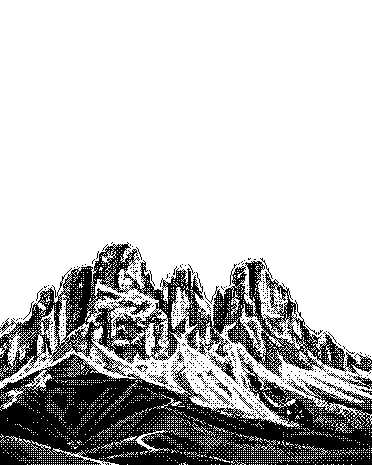
#> input picture mountains.png, 372 x 465 px
$ python outline_mountains.py
#> lines starting #> are read from the running program, lines starting #| are printed output that depends on the picture; after the words box and inside, x2 and y2 are one past the last pixel; in counts of white or black regions, pixels touching at a corner belong together
"""mountains.png 외곽 정리 2단계: 산 실루엣에 끊김 없는 흰 윤곽선 1칸 + 안쪽 검은 여백 1칸.

python outline_mountains.py [--preview 경로]   (clean_mountains.py 다음에 실행, mountains.png 덮어씀)
- 실루엣(알파)을 3x3 열기로 다듬어 1~2칸 돌기 제거
- 하늘과 맞닿은 실루엣 테두리 = 흰 선, 그 안쪽 한 칸 = 검정 → 외곽 디더 점이 드러나지 않음
"""
import argparse
import pathlib

import numpy as np
from PIL import Image
from scipy import ndimage as ndi

ap = argparse.ArgumentParser()
ap.add_argument("--preview", default="")
a = ap.parse_args()

p = pathlib.Path(__file__).resolve().parent.parent / "mountains.png"
rgba = np.array(Image.open(p).convert("RGBA"))
#> rgba is the input picture: shape (465, 372, 4); mean R, G, B, A 36.7, 36.7, 36.7, 96.7
body = rgba[..., 3] > 127
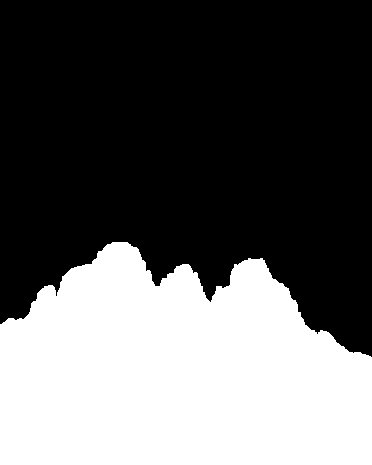
#> body: shape (465, 372) bool; 37.9% white; 1 white region, box (x1, y1, x2, y2) and area: (0, 242, 372, 465) 65574
white = (rgba[..., 0] > 127) & body
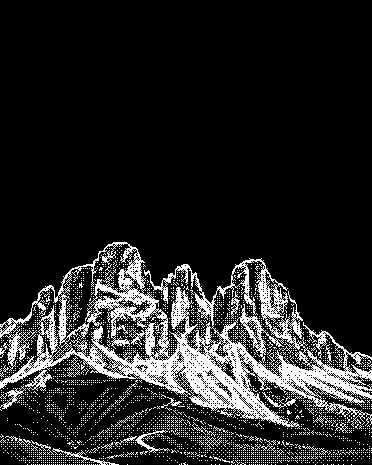
#> white: shape (465, 372) bool; 14.4% white in thin lines or dots, all inside (x1, y1, x2, y2) = (0, 242, 372, 465)
H, W = body.shape
#> H = 465; W = 372

# 캔버스 바깥(좌우·아래)은 산으로 간주해 테두리 선이 생기지 않게
pad = np.pad(body, 2, mode="edge")
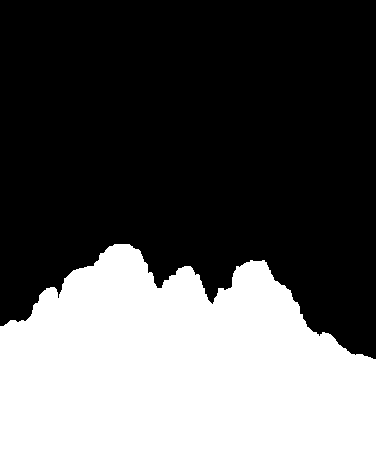
#> pad: shape (469, 376) bool; 37.9% white; 1 white region, box (x1, y1, x2, y2) and area: (0, 244, 376, 469) 66824
pad[:2, :] = False
pad = ndi.binary_opening(pad, structure=np.ones((3, 3)))
pad = ndi.binary_fill_holes(pad)
sky = ~pad
edge = pad & ndi.binary_dilation(sky, structure=np.ones((3, 3)))
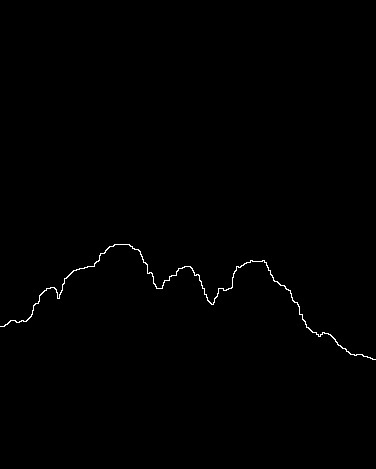
#> edge: shape (469, 376) bool; 0.43% white in thin lines or dots, all inside (x1, y1, x2, y2) = (0, 244, 376, 360)
gap = pad & ~edge & ndi.binary_dilation(edge, structure=np.ones((3, 3)))
#> gap: shape (469, 376) bool; 0.42% white in thin lines or dots, all inside (x1, y1, x2, y2) = (0, 245, 376, 361)
body2, edge, gap = (m[2:-2, 2:-2] for m in (pad, edge, gap))
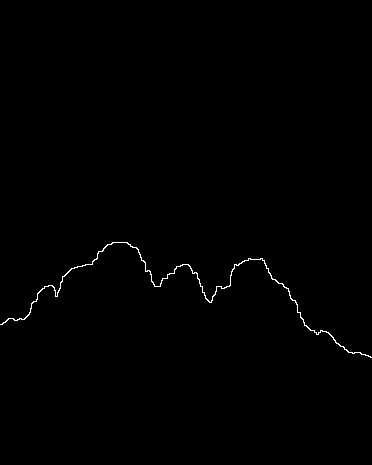
#> edge: shape (465, 372) bool; 0.43% white in thin lines or dots, all inside (x1, y1, x2, y2) = (0, 242, 372, 358)
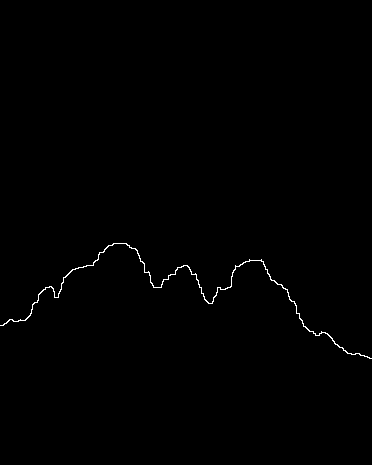
#> gap: shape (465, 372) bool; 0.43% white in thin lines or dots, all inside (x1, y1, x2, y2) = (0, 243, 372, 359)

new_white = (white & body2 & ~gap) | edge
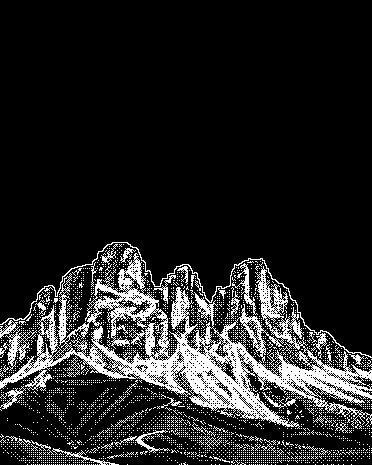
#> new_white: shape (465, 372) bool; 14.3% white in thin lines or dots, all inside (x1, y1, x2, y2) = (0, 242, 372, 465)
out = np.zeros_like(rgba)
out[..., :3] = (new_white * 255)[..., None]
out[..., 3] = body2 * 255
Image.fromarray(out, "RGBA").save(p, optimize=True)
print("edge px", int(edge.sum()), "gap cleared", int((white & gap).sum()), "body change", int((body ^ body2).sum()))
#| edge px 751 gap cleared 601 body change 0

if a.preview:
    vis = np.zeros((H, W, 3), np.uint8)
    vis[new_white] = 255
    Image.fromarray(vis).resize((W * 3, H * 3), Image.NEAREST).save(a.preview)
